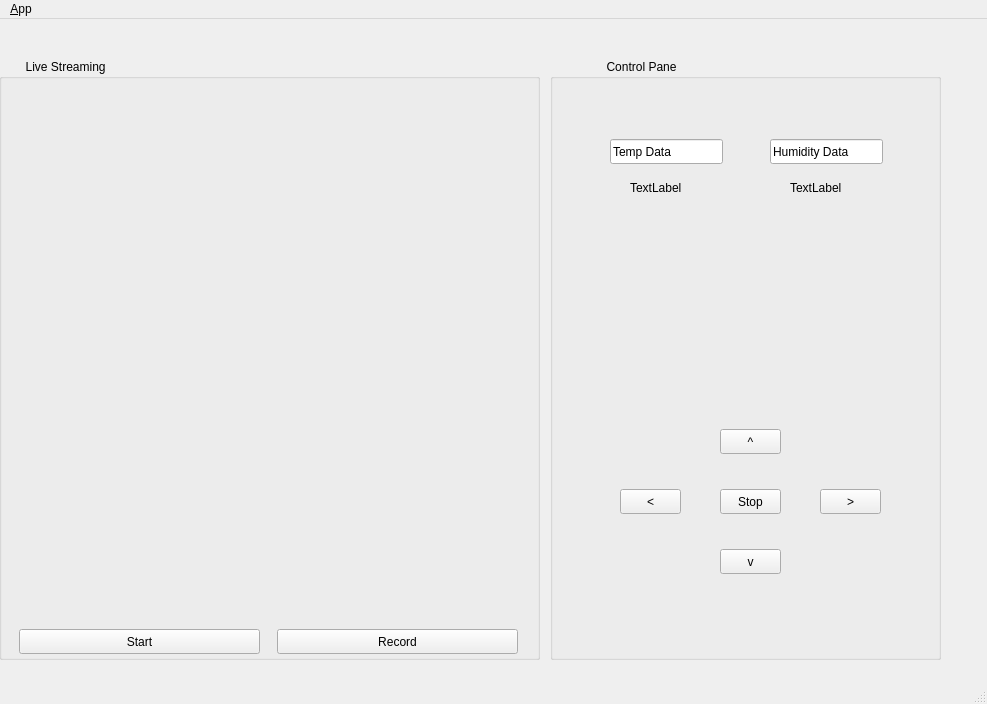
<?xml version="1.0" encoding="UTF-8"?>
<ui version="4.0">
 <class>MainWindowDesign</class>
 <widget class="QMainWindow" name="MainWindowDesign">
  <property name="geometry">
   <rect>
    <x>0</x>
    <y>0</y>
    <width>987</width>
    <height>704</height>
   </rect>
  </property>
  <property name="windowTitle">
   <string>QRosApp</string>
  </property>
  <property name="windowIcon">
   <iconset resource="../resources/images.qrc">
    <normaloff>:/images/icon.png</normaloff>:/images/icon.png</iconset>
  </property>
  <property name="locale">
   <locale language="English" country="Australia"/>
  </property>
  <widget class="QWidget" name="centralwidget">
   <widget class="QGroupBox" name="imagePanelBox">
    <property name="geometry">
     <rect>
      <x>-1</x>
      <y>40</y>
      <width>541</width>
      <height>601</height>
     </rect>
    </property>
    <property name="title">
     <string>        Live Streaming</string>
    </property>
    <widget class="QPushButton" name="playButton">
     <property name="geometry">
      <rect>
       <x>20</x>
       <y>570</y>
       <width>241</width>
       <height>25</height>
      </rect>
     </property>
     <property name="text">
      <string>Start</string>
     </property>
    </widget>
    <widget class="QPushButton" name="recordButton">
     <property name="geometry">
      <rect>
       <x>278</x>
       <y>570</y>
       <width>241</width>
       <height>25</height>
      </rect>
     </property>
     <property name="text">
      <string>Record</string>
     </property>
    </widget>
    <widget class="RatioLayoutedFrame" name="image_frame" native="true">
     <property name="geometry">
      <rect>
       <x>19</x>
       <y>39</y>
       <width>511</width>
       <height>511</height>
      </rect>
     </property>
    </widget>
   </widget>
   <widget class="QGroupBox" name="controlPanelBox">
    <property name="geometry">
     <rect>
      <x>550</x>
      <y>40</y>
      <width>391</width>
      <height>601</height>
     </rect>
    </property>
    <property name="title">
     <string>                 Control Panel</string>
    </property>
    <widget class="QPushButton" name="forwardButton">
     <property name="geometry">
      <rect>
       <x>170</x>
       <y>370</y>
       <width>61</width>
       <height>25</height>
      </rect>
     </property>
     <property name="text">
      <string>^</string>
     </property>
    </widget>
    <widget class="QPushButton" name="backwardButton">
     <property name="geometry">
      <rect>
       <x>170</x>
       <y>490</y>
       <width>61</width>
       <height>25</height>
      </rect>
     </property>
     <property name="text">
      <string>v</string>
     </property>
    </widget>
    <widget class="QPushButton" name="leftButton">
     <property name="geometry">
      <rect>
       <x>70</x>
       <y>430</y>
       <width>61</width>
       <height>25</height>
      </rect>
     </property>
     <property name="text">
      <string>&lt;</string>
     </property>
    </widget>
    <widget class="QPushButton" name="rightButton">
     <property name="geometry">
      <rect>
       <x>270</x>
       <y>430</y>
       <width>61</width>
       <height>25</height>
      </rect>
     </property>
     <property name="text">
      <string>&gt;</string>
     </property>
    </widget>
    <widget class="QPushButton" name="stopButton">
     <property name="geometry">
      <rect>
       <x>170</x>
       <y>430</y>
       <width>61</width>
       <height>25</height>
      </rect>
     </property>
     <property name="text">
      <string>Stop</string>
     </property>
    </widget>
    <widget class="QLineEdit" name="tempLineEdit">
     <property name="geometry">
      <rect>
       <x>60</x>
       <y>80</y>
       <width>113</width>
       <height>25</height>
      </rect>
     </property>
     <property name="text">
      <string>Temp Data</string>
     </property>
    </widget>
    <widget class="QLineEdit" name="humidityLineEdit">
     <property name="geometry">
      <rect>
       <x>220</x>
       <y>80</y>
       <width>113</width>
       <height>25</height>
      </rect>
     </property>
     <property name="text">
      <string>Humidity Data</string>
     </property>
    </widget>
    <widget class="QLabel" name="tempDisplay">
     <property name="geometry">
      <rect>
       <x>80</x>
       <y>120</y>
       <width>67</width>
       <height>17</height>
      </rect>
     </property>
     <property name="text">
      <string>TextLabel</string>
     </property>
    </widget>
    <widget class="QLabel" name="humidityDisplay">
     <property name="geometry">
      <rect>
       <x>240</x>
       <y>120</y>
       <width>67</width>
       <height>17</height>
      </rect>
     </property>
     <property name="text">
      <string>TextLabel</string>
     </property>
    </widget>
   </widget>
  </widget>
  <widget class="QMenuBar" name="menubar">
   <property name="geometry">
    <rect>
     <x>0</x>
     <y>0</y>
     <width>987</width>
     <height>22</height>
    </rect>
   </property>
   <widget class="QMenu" name="menu_File">
    <property name="title">
     <string>&amp;App</string>
    </property>
    <addaction name="action_Preferences"/>
    <addaction name="separator"/>
    <addaction name="actionAbout"/>
    <addaction name="actionAbout_Qt"/>
    <addaction name="separator"/>
    <addaction name="action_Quit"/>
   </widget>
   <addaction name="menu_File"/>
  </widget>
  <widget class="QStatusBar" name="statusbar"/>
  <action name="action_Quit">
   <property name="text">
    <string>&amp;Quit</string>
   </property>
   <property name="shortcut">
    <string>Ctrl+Q</string>
   </property>
   <property name="shortcutContext">
    <enum>Qt::ApplicationShortcut</enum>
   </property>
  </action>
  <action name="action_Preferences">
   <property name="text">
    <string>&amp;Preferences</string>
   </property>
  </action>
  <action name="actionAbout">
   <property name="text">
    <string>&amp;About</string>
   </property>
  </action>
  <action name="actionAbout_Qt">
   <property name="text">
    <string>About &amp;Qt</string>
   </property>
  </action>
 </widget>
 <customwidgets>
  <customwidget>
   <class>RatioLayoutedFrame</class>
   <extends>QWidget</extends>
   <header>ratiolayoutedframe.h</header>
   <container>1</container>
  </customwidget>
 </customwidgets>
 <resources>
  <include location="../resources/images.qrc"/>
 </resources>
 <connections>
  <connection>
   <sender>action_Quit</sender>
   <signal>triggered()</signal>
   <receiver>MainWindowDesign</receiver>
   <slot>close()</slot>
   <hints>
    <hint type="sourcelabel">
     <x>-1</x>
     <y>-1</y>
    </hint>
    <hint type="destinationlabel">
     <x>399</x>
     <y>299</y>
    </hint>
   </hints>
  </connection>
 </connections>
</ui>
